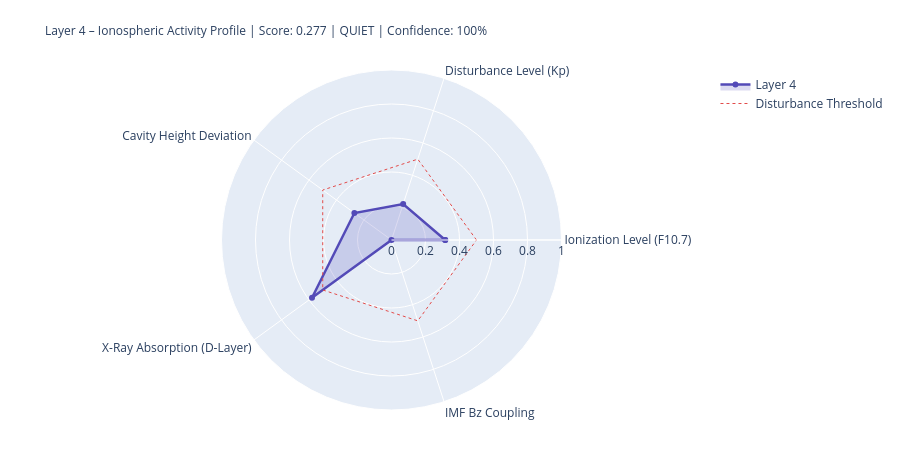

The cell this chart's notebook holds for it:
### Markdown cell above
---
## 4. State Assessment & Handoff to Layer 5

### Code cell
# ============================================================
# LAYER-4-SCORE
# ============================================================

COMPONENTS = {
    'Ionization Level (F10.7)':    {'score': ioniz,       'source': 'primary' if f107_now else 'from_layer0', 'dynamic': True},
    'Disturbance Level (Kp)':          {'score': disturb,     'source': 'primary' if kp_now   else 'from_layer0', 'dynamic': True},
    'Cavity Height Deviation':    {'score': h_dev,       'source': 'derived',                                'dynamic': True},
    'X-Ray Absorption (D-Layer)':{'score': xray_ioniz,  'source': 'primary' if xray_now else 'missing',     'dynamic': True},
    'IMF Bz Coupling':             {'score': bz_coupling, 'source': 'primary' if bz_now   else 'from_layer0', 'dynamic': True},
}

available    = {k: v['score'] for k, v in COMPONENTS.items() if v['score'] is not None}
unavailable  = [k for k, v in COMPONENTS.items() if v['score'] is None]
layer4_score = round(sum(available.values()) / len(available), 4) if available else None
confidence   = round(len(available) / len(COMPONENTS), 2)
level = ('unknown' if layer4_score is None
         else 'quiet'   if layer4_score < 0.3
         else 'moderate' if layer4_score < 0.6
         else 'active')
dominant_l4 = max(available, key=available.get) if available else 'none'

# Resonance delta for Schumann SR-1
sr1_ref = schumann_freq(1, 80.0)
sr1_now = schumann_freq(1, h_eff)
sr1_delta_mhz = (sr1_now - sr1_ref) * 1000

# Propagation conditions
prop_cond = ('disturbed'   if kp_val > 4
             else 'unsettled' if kp_val > 2
             else 'normal')
if xray_class in ['X', 'M']:
    prop_cond = 'Radio-Blackout moeglich'

W = 68
print('=' * W)
print('LAYER 4 – IONOSPHERE – STATE ASSESSMENT')
print('=' * W)
for name, comp in COMPONENTS.items():
    s = comp['score']
    if s is not None:
        bar = '█' * int(s * 20) + '░' * (20 - int(s * 20))
        print(f'  {name:<36} {bar}  {s:.3f}  [{comp["source"]}]')
    else:
        print(f'  {name:<36} {"─" * 20}  n/a   [missing]')
print('-' * W)
print(f'  Score:          {layer4_score:.3f}  ({len(available)}/{len(COMPONENTS)} components)')
print(f'  Confidence:     {confidence:.0%}')
print(f'  Level:          {level.upper()}')
print(f'  Dominant:       {dominant_l4}')
print(f'  Cavity height:  {h_eff:.1f} km  (Ref: 80.0 km)')
print(f'  SR-1:           {sr1_now:.3f} Hz  (Δ {sr1_delta_mhz:+.1f} mHz vs. ref)')
print(f'  Propagation:    {prop_cond}')
print(f'  X-Ray:          {xray_class}-class  ({xray_now:.2e} W/m²)' if xray_now else '  X-Ray:          n/a')
print('=' * W)

# Radar
cats   = list(available.keys())
vals_r = list(available.values())
if len(cats) >= 3:
    fig = go.Figure()
    fig.add_trace(go.Scatterpolar(
        r=vals_r + [vals_r[0]], theta=cats + [cats[0]],
        fill='toself', fillcolor='rgba(83,74,183,0.20)',
        line=dict(color='#534AB7', width=2.5), name='Layer 4'
    ))
    fig.add_trace(go.Scatterpolar(
        r=[0.5] * (len(cats)+1), theta=cats + [cats[0]],
        line=dict(color='#E24B4A', dash='dot', width=1),
        mode='lines', name='Disturbance Threshold'
    ))
    fig.update_layout(
        title=dict(
            text=f'Layer 4 – Ionospheric Activity Profile | Score: {layer4_score:.3f} | {level.upper()} | Confidence: {confidence:.0%}',
            font=dict(size=12)
        ),
        polar=dict(radialaxis=dict(visible=True, range=[0, 1])),
        height=450, showlegend=True,
        margin=dict(l=80, r=80, t=70, b=40)
    )
    fig.show()

### Figure 1 — Plotly figure (JSON) as saved in the notebook; plotly's stock layout.template omitted (floating-point values rounded to 4 significant figures)
{"data": [{"fill": "toself", "fillcolor": "rgba(83,74,183,0.20)", "line": {"color": "#534AB7", "width": 2.5}, "name": "Layer 4", "r": [0.316, 0.222, 0.27, 0.578, 0.0, 0.316], "theta": ["Ionization Level (F10.7)", "Disturbance Level (Kp)", "Cavity Height Deviation", "X-Ray Absorption (D-Layer)", "IMF Bz Coupling", "Ionization Level (F10.7)"], "type": "scatterpolar"}, {"line": {"color": "#E24B4A", "dash": "dot", "width": 1}, "mode": "lines", "name": "Disturbance Threshold", "r": [0.5, 0.5, 0.5, 0.5, 0.5, 0.5], "theta": ["Ionization Level (F10.7)", "Disturbance Level (Kp)", "Cavity Height Deviation", "X-Ray Absorption (D-Layer)", "IMF Bz Coupling", "Ionization Level (F10.7)"], "type": "scatterpolar"}], "layout": {"height": 450, "margin": {"b": 40, "l": 80, "r": 80, "t": 70}, "polar": {"radialaxis": {"range": [0, 1], "visible": true}}, "showlegend": true, "title": {"font": {"size": 12}, "text": "Layer 4 – Ionospheric Activity Profile | Score: 0.277 | QUIET | Confidence: 100%"}}}
